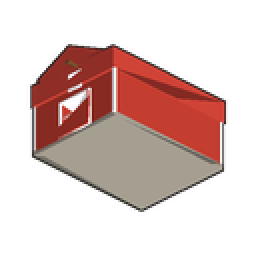
#> input picture HUD/scripts/test_barn_315.png, 128 x 128 px (shown 2 times larger)
$ python extract_whole_logo.py test_barn_315.png test_barn_isometric.png
#> lines starting #> are read from the running program, lines starting #| are printed output that depends on the picture
#!/usr/bin/env python3
"""Extract a single logo (many disjoint shapes) from a solid-bg image as one
tightly-cropped transparent PNG, keeping ALL foreground pixels (not just the
largest connected component)."""
import sys
import math
from PIL import Image


def extract(path, out_path, tol=28.0):
#> called with path = 'test_barn_315.png', out_path = 'test_barn_isometric.png', tol = 28
    img = Image.open(path).convert("RGB")
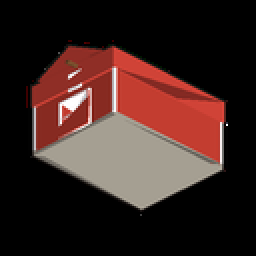
#> img: PIL image 128x128 RGB (shown 2 times larger); mean R, G, B 58.9, 36.6, 32.7
    w, h = img.size
#> w = 128; h = 128
    px = img.load()

    corners = []
    patch = 6
    for (cx, cy) in [(0, 0), (w - 1, 0), (0, h - 1), (w - 1, h - 1)]:
        for dx in range(patch):
            for dy in range(patch):
                x = min(w - 1, max(0, cx + (dx if cx == 0 else -dx)))
                y = min(h - 1, max(0, cy + (dy if cy == 0 else -dy)))
                corners.append(px[x, y])
#> after the loop, corners = 144 items, first 6: (0, 0, 0), (0, 0, 0), (0, 0, 0), (0, 0, 0), (0, 0, 0), (0, 0, 0)
    bg = tuple(sum(c[i] for c in corners) / len(corners) for i in range(3))
#> bg = (0, 0, 0)

    rgba = Image.new("RGBA", (w, h), (0, 0, 0, 0))
#> rgba: PIL image 128x128 RGBA; every value is 0
    for y in range(h):
        for x in range(w):
            p = px[x, y]
            d = math.sqrt(sum((p[i] - bg[i]) ** 2 for i in range(3)))
            if d >= tol:
                alpha = 255 if d >= tol + 8 else int(255 * (d - tol) / 8.0)
                rgba.putpixel((x, y), (p[0], p[1], p[2], alpha))

    bbox = rgba.split()[3].getbbox()
#> bbox = (13, 20, 114, 108)
    if not bbox:
        print("FAILED: nothing detected")
        return
    cropped = rgba.crop(bbox)
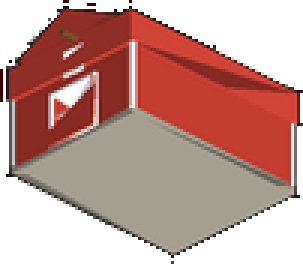
#> cropped: PIL image 101x88 RGBA (shown 3 times larger); mean R, G, B, A 108.5, 67.3, 60.2, 168.9; transparent parts drawn white
    cropped.save(out_path)
    print(f"Saved {out_path} size={cropped.size} bg={bg}")
#| Saved test_barn_isometric.png size=(101, 88) bg=(0.0, 0.0, 0.0)


if __name__ == "__main__":
    extract(sys.argv[1], sys.argv[2])

$ run again, on HUD/scripts/test_new_barn.png
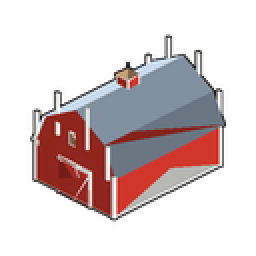
#> input picture HUD/scripts/test_new_barn.png, 128 x 128 px (shown 2 times larger)
#> in extract, `img = Image.open(path).convert("RGB")`:
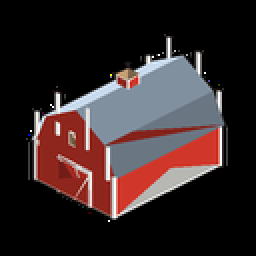
#> img: PIL image 128x128 RGB (shown 2 times larger); mean R, G, B 51.3, 38.1, 38.7
#> after the loop in extract, `for (cx, cy) in [(0, 0), (w - 1, 0), (0, h - 1), (w - 1, h - 1)]:`: corners = 144 items, first 6: (0, 0, 0), (0, 0, 0), (0, 0, 0), (0, 0, 0), (0, 0, 0), (0, 0, 0)
#> bg = (0, 0, 0)
#> bbox = (13, 17, 114, 111)
#> in extract, `cropped = rgba.crop(bbox)`:
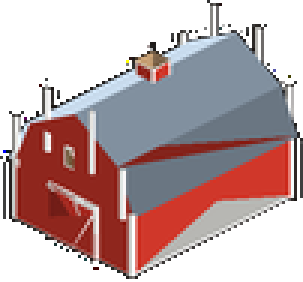
#> cropped: PIL image 101x94 RGBA (shown 3 times larger); mean R, G, B, A 88.4, 65.6, 66.6, 152.9; transparent parts drawn white
#| Saved test_new_barn.png size=(101, 94) bg=(0.0, 0.0, 0.0)

$ run again, on HUD/scripts/test_new_barn_outward.png
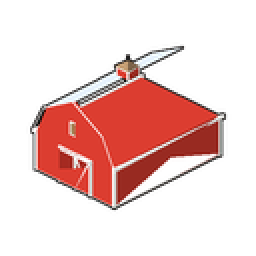
#> input picture HUD/scripts/test_new_barn_outward.png, 128 x 128 px (shown 2 times larger)
#> in extract, `img = Image.open(path).convert("RGB")`:
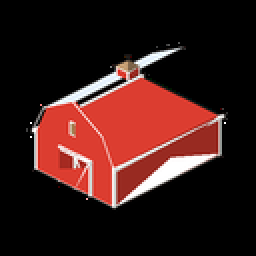
#> img: PIL image 128x128 RGB (shown 2 times larger); mean R, G, B 57.2, 26.3, 23.7
#> after the loop in extract, `for (cx, cy) in [(0, 0), (w - 1, 0), (0, h - 1), (w - 1, h - 1)]:`: corners = 144 items, first 6: (0, 0, 0), (0, 0, 0), (0, 0, 0), (0, 0, 0), (0, 0, 0), (0, 0, 0)
#> bg = (0, 0, 0)
#> bbox = (13, 21, 114, 105)
#> in extract, `cropped = rgba.crop(bbox)`:
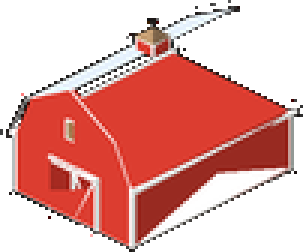
#> cropped: PIL image 101x84 RGBA (shown 3 times larger); mean R, G, B, A 110.3, 50.7, 45.6, 139.3; transparent parts drawn white
#| Saved test_new_barn_outward.png size=(101, 84) bg=(0.0, 0.0, 0.0)
